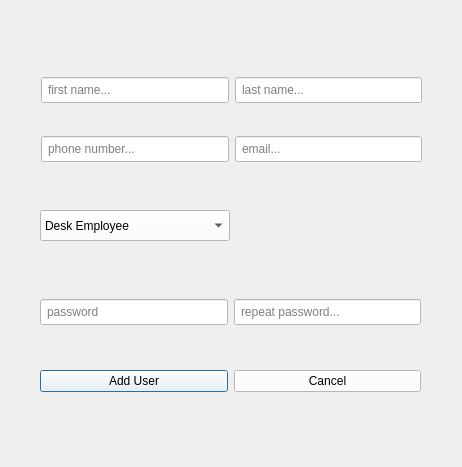
<?xml version="1.0" encoding="UTF-8"?>
<ui version="4.0">
 <class>add_user</class>
 <widget class="QDialog" name="add_user">
  <property name="geometry">
   <rect>
    <x>0</x>
    <y>0</y>
    <width>462</width>
    <height>467</height>
   </rect>
  </property>
  <property name="windowTitle">
   <string>Add User</string>
  </property>
  <property name="styleSheet">
   <string notr="true">QLineEdit{
background-color: #fff;
color: #000000;
padding: 4px;
border-color: #fff;
}

QPushButton
{
    color: black;
    background-color: white;
}

QPushButton:hover
{
   color: #D1D2D2;
   border-radius: 15px;
   background: #426a78;
}

QComboBox{
background-color: #fff;
color: #000000;
padding: 4px;
border-color: #fff;
}


</string>
  </property>
  <widget class="QWidget" name="layoutWidget">
   <property name="geometry">
    <rect>
     <x>40</x>
     <y>260</y>
     <width>381</width>
     <height>171</height>
    </rect>
   </property>
   <layout class="QVBoxLayout" name="verticalLayout">
    <item>
     <layout class="QHBoxLayout" name="horizontalLayout_4">
      <item>
       <widget class="QLineEdit" name="password">
        <property name="placeholderText">
         <string>password</string>
        </property>
       </widget>
      </item>
      <item>
       <widget class="QLineEdit" name="rpt_password">
        <property name="placeholderText">
         <string>repeat password...</string>
        </property>
       </widget>
      </item>
     </layout>
    </item>
    <item>
     <layout class="QHBoxLayout" name="horizontalLayout">
      <item>
       <widget class="QPushButton" name="okButton">
        <property name="text">
         <string>Add User</string>
        </property>
       </widget>
      </item>
      <item>
       <widget class="QPushButton" name="cancelButton">
        <property name="text">
         <string>Cancel</string>
        </property>
       </widget>
      </item>
     </layout>
    </item>
   </layout>
  </widget>
  <widget class="QComboBox" name="userlevel">
   <property name="geometry">
    <rect>
     <x>40</x>
     <y>210</y>
     <width>190</width>
     <height>31</height>
    </rect>
   </property>
   <property name="currentIndex">
    <number>1</number>
   </property>
   <property name="iconSize">
    <size>
     <width>16</width>
     <height>16</height>
    </size>
   </property>
   <property name="placeholderText">
    <string>user level...</string>
   </property>
   <property name="frame">
    <bool>true</bool>
   </property>
   <item>
    <property name="text">
     <string>Admin</string>
    </property>
   </item>
   <item>
    <property name="text">
     <string>Desk Employee</string>
    </property>
   </item>
   <item>
    <property name="text">
     <string>Doctor</string>
    </property>
   </item>
  </widget>
  <widget class="QWidget" name="layoutWidget_2">
   <property name="geometry">
    <rect>
     <x>41</x>
     <y>50</y>
     <width>381</width>
     <height>141</height>
    </rect>
   </property>
   <layout class="QVBoxLayout" name="verticalLayout_2">
    <item>
     <layout class="QHBoxLayout" name="horizontalLayout_2">
      <item>
       <widget class="QLineEdit" name="firstname">
        <property name="placeholderText">
         <string>first name...</string>
        </property>
       </widget>
      </item>
      <item>
       <widget class="QLineEdit" name="lastname">
        <property name="placeholderText">
         <string>last name...</string>
        </property>
       </widget>
      </item>
     </layout>
    </item>
    <item>
     <layout class="QHBoxLayout" name="horizontalLayout_3">
      <item>
       <widget class="QLineEdit" name="phoneNumber">
        <property name="placeholderText">
         <string>phone number...</string>
        </property>
       </widget>
      </item>
      <item>
       <widget class="QLineEdit" name="email">
        <property name="placeholderText">
         <string>email...</string>
        </property>
       </widget>
      </item>
     </layout>
    </item>
   </layout>
  </widget>
 </widget>
 <resources/>
 <connections/>
</ui>
